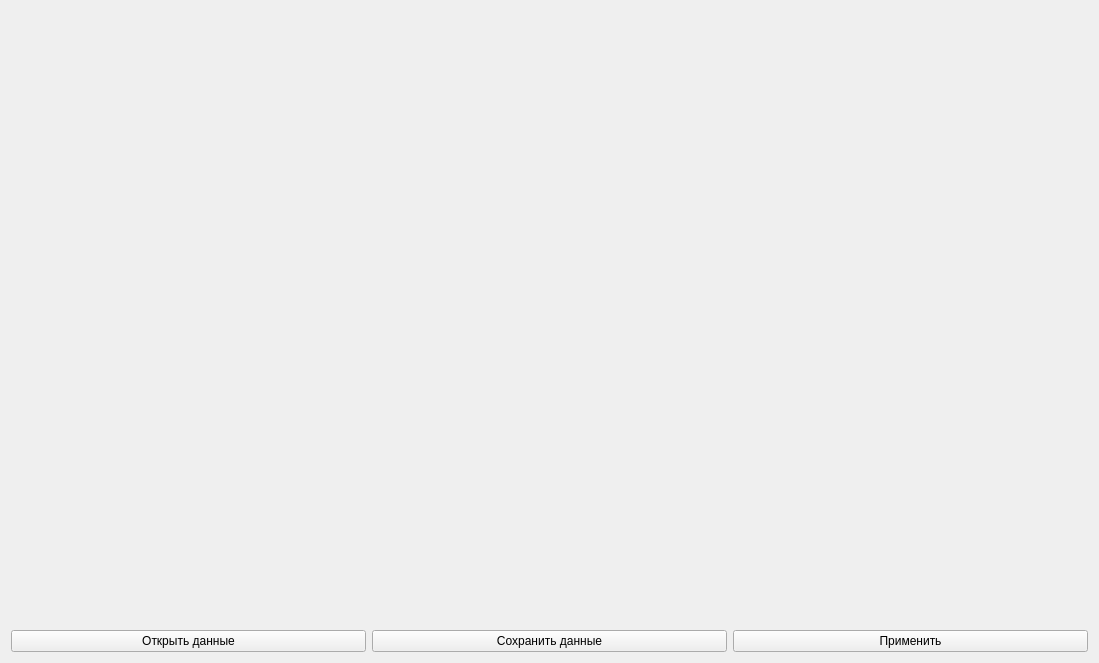
<?xml version="1.0" encoding="UTF-8"?>
<ui version="4.0">
 <class>PluginBaseElementsWidget</class>
 <widget class="QWidget" name="PluginBaseElementsWidget">
  <property name="geometry">
   <rect>
    <x>0</x>
    <y>0</y>
    <width>1099</width>
    <height>663</height>
   </rect>
  </property>
  <property name="windowTitle">
   <string>Form</string>
  </property>
  <layout class="QGridLayout" name="gridLayout">
   <item row="0" column="0">
    <widget class="MyTableWidget" name="propertyValuesWidget" native="true">
     <property name="minimumSize">
      <size>
       <width>350</width>
       <height>0</height>
      </size>
     </property>
    </widget>
   </item>
   <item row="1" column="0">
    <widget class="MyTableWidget" name="scalarDataWidget" native="true">
     <property name="minimumSize">
      <size>
       <width>350</width>
       <height>0</height>
      </size>
     </property>
    </widget>
   </item>
   <item row="1" column="1">
    <widget class="MyTableWidget" name="dependencesWidget" native="true">
     <property name="minimumSize">
      <size>
       <width>350</width>
       <height>0</height>
      </size>
     </property>
    </widget>
   </item>
   <item row="1" column="2">
    <widget class="MyTableWidget" name="dependenceDataWidget" native="true">
     <property name="minimumSize">
      <size>
       <width>350</width>
       <height>0</height>
      </size>
     </property>
    </widget>
   </item>
   <item row="2" column="0">
    <widget class="QPushButton" name="loadTextButton">
     <property name="text">
      <string>Открыть данные</string>
     </property>
    </widget>
   </item>
   <item row="2" column="1">
    <widget class="QPushButton" name="saveTextButton">
     <property name="text">
      <string>Сохранить данные</string>
     </property>
    </widget>
   </item>
   <item row="2" column="2">
    <widget class="QPushButton" name="acceptButton">
     <property name="text">
      <string>Применить</string>
     </property>
    </widget>
   </item>
   <item row="0" column="1" colspan="2">
    <widget class="QWidget" name="chartWidget" native="true"/>
   </item>
  </layout>
 </widget>
 <customwidgets>
  <customwidget>
   <class>MyTableWidget</class>
   <extends>QWidget</extends>
   <header location="global">MyTableWidget/mytablewidget.h</header>
   <container>1</container>
  </customwidget>
 </customwidgets>
 <resources/>
 <connections/>
</ui>
